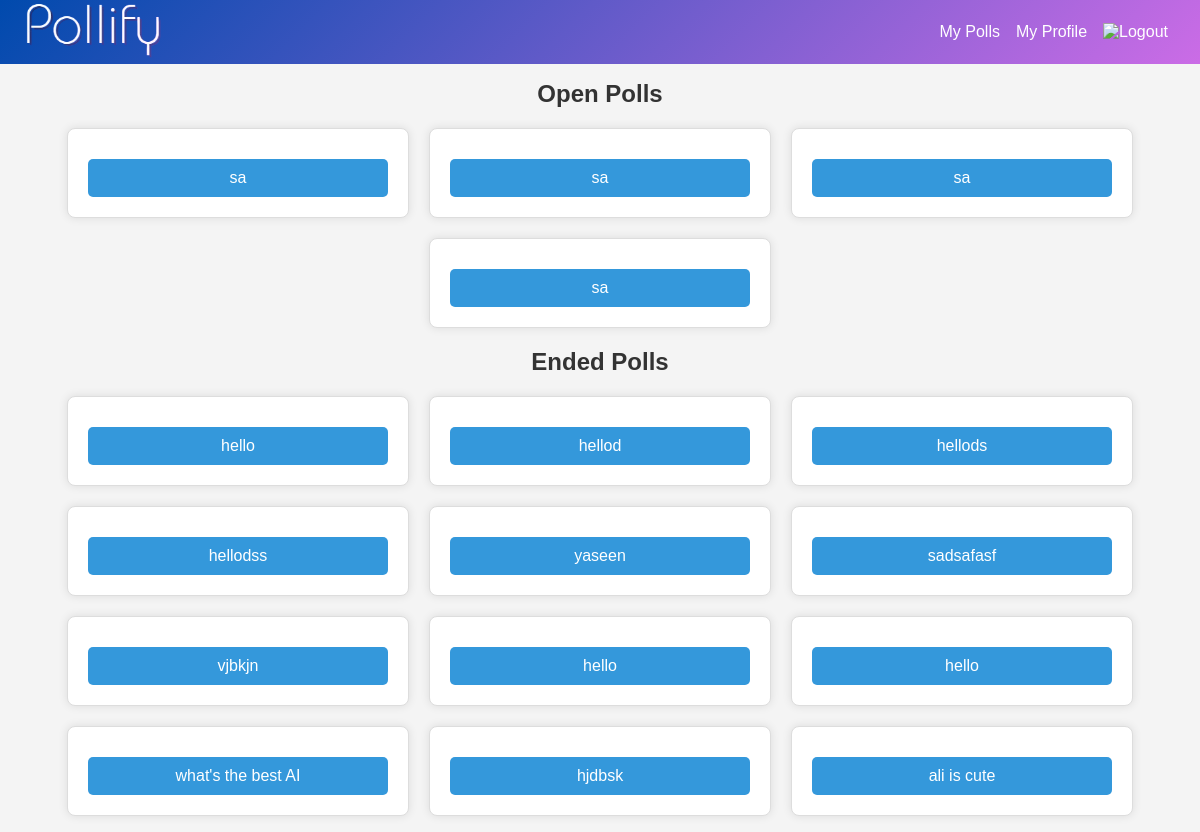
Screenshot of /polls/pindex.php (signed in) with the database file from the repository.
### tables this page shows
CREATE TABLE `polls` (
  `id` int(11) UNSIGNED NOT NULL,
  `title` varchar(255) NOT NULL,
  `status` enum('open','ended') NOT NULL,
  `end_date` datetime DEFAULT NULL,
  `created_at` timestamp NOT NULL DEFAULT current_timestamp()
);

### polls/ended_polls.php (the view)
<?php
require 'connection.php';
$query = "SELECT * FROM polls WHERE status = 'ended'";
$stmt = $pdo->query($query);
while ($row = $stmt->fetch(PDO::FETCH_ASSOC)) {
    echo "<li><a class='form-link' href='view_results.php?id={$row['id']}'>{$row['title']}</a></li>";
}
?>

### polls/open_polls.php
<?php
require 'connection.php';
$query = "SELECT * FROM polls WHERE status = 'open'";
$stmt = $pdo->query($query);
while ($row = $stmt->fetch(PDO::FETCH_ASSOC)) {
    echo "<li><a href='view_poll.php?id={$row['id']}'>{$row['title']}</a></li>";
}
?>

### polls/pindex.php (style rules this page uses)
body { font-family: Arial, sans-serif; background-color: #f4f4f4; margin: 0; padding: 0; }
li { background-color: #fff; border: 1px solid #ddd; border-radius: 8px; padding: 20px; width: 300px; box-shadow: 0 0 10px rgba(0, 0, 0, 0.1); }
li a { display: block; background-color: #3498db; color: #fff; text-align: center; padding: 10px; text-decoration: none; border-radius: 5px; margin-top: 10px; }

### components/navigation.php (style rules this page uses)
body { font-family: 'ITC Bauhaus', sans-serif; }

### rows the page displays
polls: title "sa"
polls: title "sa"
polls: title "sa"
polls: title "sa"
polls: title "hello"
polls: title "hellod"
polls: title "hellods"
polls: title "hellodss"
polls: title "yaseen"
polls: title "sadsafasf"
polls: title "vjbkjn"
polls: title "hello"
polls: title "hello"
polls: title "what's the best AI"
polls: title "hjdbsk"
polls: title "ali is cute"
